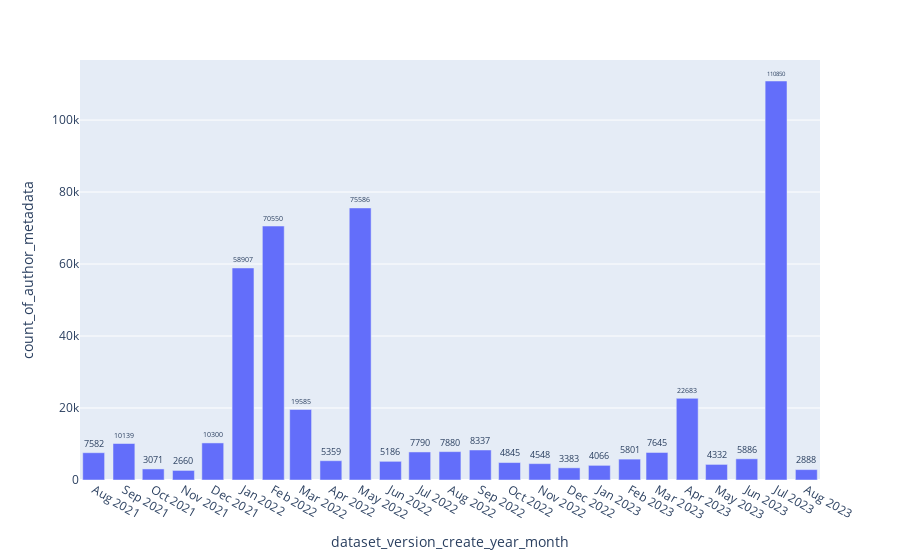

Notebook code cell kept with this figure:
### Code cell
fig = px.bar(
    monthlyAuthorMetadataCountDf,
    x='dataset_version_create_year_month',
    y='count_of_author_metadata',
    text='count_of_author_metadata')
fig.update_traces(textfont_size=12, textangle=0, textposition='outside', cliponaxis=False)
fig.update_xaxes(
    type='date',
    dtick='M1')

fig.show()

### Figure 1 — Plotly figure (JSON) as saved in the notebook; plotly's stock layout.template omitted (floating-point values rounded to 4 significant figures)
{"data": [{"alignmentgroup": "True", "cliponaxis": false, "hovertemplate": "dataset_version_create_year_month=%{x}<br>count_of_author_metadata=%{text}<extra></extra>", "legendgroup": "", "marker": {"color": "#636efa", "pattern": {"shape": ""}}, "name": "", "offsetgroup": "", "orientation": "v", "showlegend": false, "text": [19580.0, 10140.0, 5359.0, 75590.0, 5186.0, 4845.0, 7790.0, 7880.0, 5801.0, 22680.0, 4332.0, 7582.0, 110800.0, 3071.0, 8337.0, 4548.0, 7645.0, 58910.0, 5886.0, 2660.0, 4066.0, 70550.0, 3383.0, 10300.0, 2888.0], "textangle": 0, "textfont": {"size": 12}, "textposition": "outside", "type": "bar", "x": ["2022-3", "2021-9", "2022-4", "2022-5", "2022-6", "2022-10", "2022-7", "2022-8", "2023-2", "2023-4", "2023-5", "2021-8", "2023-7", "2021-10", "2022-9", "2022-11", "2023-3", "2022-1", "2023-6", "2021-11", "2023-1", "2022-2", "2022-12", "2021-12", "2023-8"], "xaxis": "x", "y": [19585, 10139, 5359, 75586, 5186, 4845, 7790, 7880, 5801, 22683, 4332, 7582, 110850, 3071, 8337, 4548, 7645, 58907, 5886, 2660, 4066, 70550, 3383, 10300, 2888], "yaxis": "y"}], "layout": {"barmode": "relative", "legend": {"tracegroupgap": 0}, "margin": {"t": 60}, "xaxis": {"anchor": "y", "domain": [0.0, 1.0], "dtick": "M1", "title": {"text": "dataset_version_create_year_month"}, "type": "date"}, "yaxis": {"anchor": "x", "domain": [0.0, 1.0], "title": {"text": "count_of_author_metadata"}}}}
